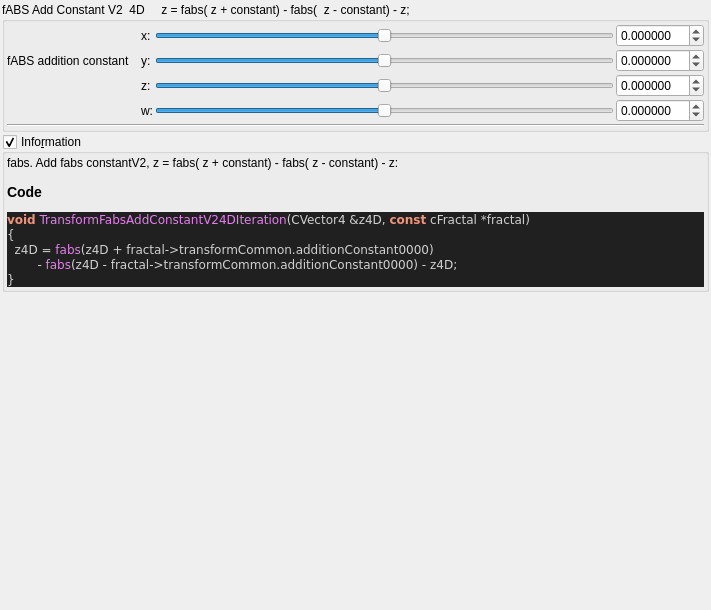
<?xml version="1.0" encoding="UTF-8"?>
<ui version="4.0">
 <class>Form</class>
 <widget class="QWidget" name="Form">
  <property name="geometry">
   <rect>
    <x>0</x>
    <y>0</y>
    <width>711</width>
    <height>610</height>
   </rect>
  </property>
  <property name="windowTitle">
   <string>Form</string>
  </property>
  <layout class="QVBoxLayout" name="verticalLayout">
   <property name="spacing">
    <number>2</number>
   </property>
   <property name="leftMargin">
    <number>2</number>
   </property>
   <property name="topMargin">
    <number>2</number>
   </property>
   <property name="rightMargin">
    <number>2</number>
   </property>
   <property name="bottomMargin">
    <number>2</number>
   </property>
   <item>
    <widget class="QGroupBox" name="groupBox">
     <property name="title">
      <string>fABS Add Constant V2  4D     z = fabs( z + constant) - fabs(  z - constant) - z;</string>
     </property>
     <property name="checkable">
      <bool>false</bool>
     </property>
     <layout class="QVBoxLayout" name="verticalLayout_3" stretch="0,0">
      <property name="spacing">
       <number>2</number>
      </property>
      <property name="leftMargin">
       <number>2</number>
      </property>
      <property name="topMargin">
       <number>2</number>
      </property>
      <property name="rightMargin">
       <number>2</number>
      </property>
      <property name="bottomMargin">
       <number>2</number>
      </property>
      <item>
       <layout class="QGridLayout" name="gridLayout_4">
        <property name="spacing">
         <number>2</number>
        </property>
        <item row="3" column="3">
         <widget class="MyDoubleSpinBox" name="spinbox4_transf_addition_constant_0000_w">
          <property name="enabled">
           <bool>true</bool>
          </property>
          <property name="sizePolicy">
           <sizepolicy hsizetype="Minimum" vsizetype="Maximum">
            <horstretch>0</horstretch>
            <verstretch>0</verstretch>
           </sizepolicy>
          </property>
          <property name="decimals">
           <number>6</number>
          </property>
          <property name="minimum">
           <double>-99.989999999999995</double>
          </property>
          <property name="maximum">
           <double>99.989999999999995</double>
          </property>
          <property name="singleStep">
           <double>0.100000000000000</double>
          </property>
         </widget>
        </item>
        <item row="0" column="3">
         <widget class="MyDoubleSpinBox" name="spinbox4_transf_addition_constant_0000_x">
          <property name="enabled">
           <bool>true</bool>
          </property>
          <property name="sizePolicy">
           <sizepolicy hsizetype="Minimum" vsizetype="Maximum">
            <horstretch>0</horstretch>
            <verstretch>0</verstretch>
           </sizepolicy>
          </property>
          <property name="prefix">
           <string/>
          </property>
          <property name="decimals">
           <number>6</number>
          </property>
          <property name="minimum">
           <double>-99.989999999999995</double>
          </property>
          <property name="singleStep">
           <double>0.100000000000000</double>
          </property>
         </widget>
        </item>
        <item row="3" column="1">
         <widget class="QLabel" name="label_26">
          <property name="text">
           <string>w:</string>
          </property>
         </widget>
        </item>
        <item row="1" column="0">
         <widget class="QLabel" name="label_23">
          <property name="text">
           <string>fABS addition constant   </string>
          </property>
         </widget>
        </item>
        <item row="2" column="3">
         <widget class="MyDoubleSpinBox" name="spinbox4_transf_addition_constant_0000_z">
          <property name="enabled">
           <bool>true</bool>
          </property>
          <property name="sizePolicy">
           <sizepolicy hsizetype="Minimum" vsizetype="Maximum">
            <horstretch>0</horstretch>
            <verstretch>0</verstretch>
           </sizepolicy>
          </property>
          <property name="decimals">
           <number>6</number>
          </property>
          <property name="minimum">
           <double>-99.989999999999995</double>
          </property>
          <property name="maximum">
           <double>99.989999999999995</double>
          </property>
          <property name="singleStep">
           <double>0.100000000000000</double>
          </property>
         </widget>
        </item>
        <item row="2" column="2">
         <widget class="QSlider" name="slider4_transf_addition_constant_0000_z">
          <property name="enabled">
           <bool>true</bool>
          </property>
          <property name="sizePolicy">
           <sizepolicy hsizetype="Expanding" vsizetype="Maximum">
            <horstretch>0</horstretch>
            <verstretch>0</verstretch>
           </sizepolicy>
          </property>
          <property name="minimum">
           <number>-5000000</number>
          </property>
          <property name="maximum">
           <number>5000000</number>
          </property>
          <property name="orientation">
           <enum>Qt::Horizontal</enum>
          </property>
         </widget>
        </item>
        <item row="0" column="1">
         <widget class="QLabel" name="label_22">
          <property name="text">
           <string>x:</string>
          </property>
         </widget>
        </item>
        <item row="0" column="2">
         <widget class="QSlider" name="slider4_transf_addition_constant_0000_x">
          <property name="enabled">
           <bool>true</bool>
          </property>
          <property name="sizePolicy">
           <sizepolicy hsizetype="Expanding" vsizetype="Maximum">
            <horstretch>0</horstretch>
            <verstretch>0</verstretch>
           </sizepolicy>
          </property>
          <property name="minimum">
           <number>-5000000</number>
          </property>
          <property name="maximum">
           <number>5000000</number>
          </property>
          <property name="value">
           <number>0</number>
          </property>
          <property name="sliderPosition">
           <number>0</number>
          </property>
          <property name="orientation">
           <enum>Qt::Horizontal</enum>
          </property>
         </widget>
        </item>
        <item row="1" column="1">
         <widget class="QLabel" name="label_25">
          <property name="text">
           <string>y:</string>
          </property>
         </widget>
        </item>
        <item row="1" column="3">
         <widget class="MyDoubleSpinBox" name="spinbox4_transf_addition_constant_0000_y">
          <property name="enabled">
           <bool>true</bool>
          </property>
          <property name="sizePolicy">
           <sizepolicy hsizetype="Minimum" vsizetype="Maximum">
            <horstretch>0</horstretch>
            <verstretch>0</verstretch>
           </sizepolicy>
          </property>
          <property name="decimals">
           <number>6</number>
          </property>
          <property name="minimum">
           <double>-99.989999999999995</double>
          </property>
          <property name="maximum">
           <double>99.989999999999995</double>
          </property>
          <property name="singleStep">
           <double>0.100000000000000</double>
          </property>
         </widget>
        </item>
        <item row="2" column="1">
         <widget class="QLabel" name="label_24">
          <property name="text">
           <string>z:</string>
          </property>
         </widget>
        </item>
        <item row="1" column="2">
         <widget class="QSlider" name="slider4_transf_addition_constant_0000_y">
          <property name="enabled">
           <bool>true</bool>
          </property>
          <property name="sizePolicy">
           <sizepolicy hsizetype="Expanding" vsizetype="Maximum">
            <horstretch>0</horstretch>
            <verstretch>0</verstretch>
           </sizepolicy>
          </property>
          <property name="minimum">
           <number>-5000000</number>
          </property>
          <property name="maximum">
           <number>5000000</number>
          </property>
          <property name="orientation">
           <enum>Qt::Horizontal</enum>
          </property>
         </widget>
        </item>
        <item row="3" column="2">
         <widget class="QSlider" name="slider4_transf_addition_constant_0000_w">
          <property name="enabled">
           <bool>true</bool>
          </property>
          <property name="sizePolicy">
           <sizepolicy hsizetype="Expanding" vsizetype="Maximum">
            <horstretch>0</horstretch>
            <verstretch>0</verstretch>
           </sizepolicy>
          </property>
          <property name="minimum">
           <number>-5000000</number>
          </property>
          <property name="maximum">
           <number>5000000</number>
          </property>
          <property name="orientation">
           <enum>Qt::Horizontal</enum>
          </property>
         </widget>
        </item>
       </layout>
      </item>
      <item>
       <widget class="Line" name="line_6">
        <property name="orientation">
         <enum>Qt::Horizontal</enum>
        </property>
       </widget>
      </item>
     </layout>
    </widget>
   </item>
   <item>
    <widget class="MyGroupBox" name="groupCheck_info">
     <property name="title">
      <string>Info&amp;rmation</string>
     </property>
     <property name="flat">
      <bool>false</bool>
     </property>
     <property name="checkable">
      <bool>true</bool>
     </property>
     <layout class="QVBoxLayout" name="verticalLayout_2">
      <property name="spacing">
       <number>2</number>
      </property>
      <property name="leftMargin">
       <number>2</number>
      </property>
      <property name="topMargin">
       <number>2</number>
      </property>
      <property name="rightMargin">
       <number>2</number>
      </property>
      <property name="bottomMargin">
       <number>2</number>
      </property>
      <item>
       <widget class="QLabel" name="label_code_content">
        <property name="text">
         <string>&lt;p&gt;fabs.  Add fabs constantV2,  z = fabs( z + constant) - fabs( z - constant) - z:&lt;/p&gt;&lt;table&gt;
&lt;/table&gt;
&lt;h3&gt;Code&lt;/h3&gt;
&lt;body style=&quot;background-color:#202020&quot;&gt;
&lt;pre style=&quot;color:#d0d0d0; background-color:#202020;  font-family:'Courier New',monospace;&quot;&gt;&lt;span style=&quot;color:#f09479; font-weight:bold&quot;&gt;void&lt;/span&gt; &lt;span style=&quot;color:#e47eed&quot;&gt;TransformFabsAddConstantV24DIteration&lt;/span&gt;&lt;span style=&quot;color:#d0d0d0&quot;&gt;(&lt;/span&gt;CVector4 &lt;span style=&quot;color:#d0d0d0&quot;&gt;&amp;amp;&lt;/span&gt;z4D&lt;span style=&quot;color:#d0d0d0&quot;&gt;,&lt;/span&gt; &lt;span style=&quot;color:#f09479; font-weight:bold&quot;&gt;const&lt;/span&gt; cFractal &lt;span style=&quot;color:#d0d0d0&quot;&gt;*&lt;/span&gt;fractal&lt;span style=&quot;color:#d0d0d0&quot;&gt;)&lt;/span&gt;
&lt;span style=&quot;color:#d0d0d0&quot;&gt;{&lt;/span&gt;
  z4D &lt;span style=&quot;color:#d0d0d0&quot;&gt;=&lt;/span&gt; &lt;span style=&quot;color:#e47eed&quot;&gt;fabs&lt;/span&gt;&lt;span style=&quot;color:#d0d0d0&quot;&gt;(&lt;/span&gt;z4D &lt;span style=&quot;color:#d0d0d0&quot;&gt;+&lt;/span&gt; fractal&lt;span style=&quot;color:#d0d0d0&quot;&gt;-&amp;gt;&lt;/span&gt;transformCommon&lt;span style=&quot;color:#d0d0d0&quot;&gt;.&lt;/span&gt;additionConstant0000&lt;span style=&quot;color:#d0d0d0&quot;&gt;)&lt;/span&gt;
        &lt;span style=&quot;color:#d0d0d0&quot;&gt;-&lt;/span&gt; &lt;span style=&quot;color:#e47eed&quot;&gt;fabs&lt;/span&gt;&lt;span style=&quot;color:#d0d0d0&quot;&gt;(&lt;/span&gt;z4D &lt;span style=&quot;color:#d0d0d0&quot;&gt;-&lt;/span&gt; fractal&lt;span style=&quot;color:#d0d0d0&quot;&gt;-&amp;gt;&lt;/span&gt;transformCommon&lt;span style=&quot;color:#d0d0d0&quot;&gt;.&lt;/span&gt;additionConstant0000&lt;span style=&quot;color:#d0d0d0&quot;&gt;) -&lt;/span&gt; z4D&lt;span style=&quot;color:#d0d0d0&quot;&gt;;&lt;/span&gt;
&lt;span style=&quot;color:#d0d0d0&quot;&gt;}&lt;/span&gt;
&lt;/pre&gt;
&lt;/body&gt;</string>
        </property>
        <property name="wordWrap">
         <bool>true</bool>
        </property>
        <property name="openExternalLinks">
         <bool>true</bool>
        </property>
        <property name="textInteractionFlags">
         <set>Qt::LinksAccessibleByMouse|Qt::TextSelectableByMouse</set>
        </property>
       </widget>
      </item>
     </layout>
    </widget>
   </item>
   <item>
    <spacer name="verticalSpacer">
     <property name="orientation">
      <enum>Qt::Vertical</enum>
     </property>
     <property name="sizeHint" stdset="0">
      <size>
       <width>20</width>
       <height>40</height>
      </size>
     </property>
    </spacer>
   </item>
  </layout>
 </widget>
 <customwidgets>
  <customwidget>
   <class>MyDoubleSpinBox</class>
   <extends>QDoubleSpinBox</extends>
   <header>my_double_spin_box.h</header>
  </customwidget>
  <customwidget>
   <class>MyGroupBox</class>
   <extends>QGroupBox</extends>
   <header>my_group_box.h</header>
   <container>1</container>
  </customwidget>
 </customwidgets>
 <resources/>
 <connections/>
</ui>
